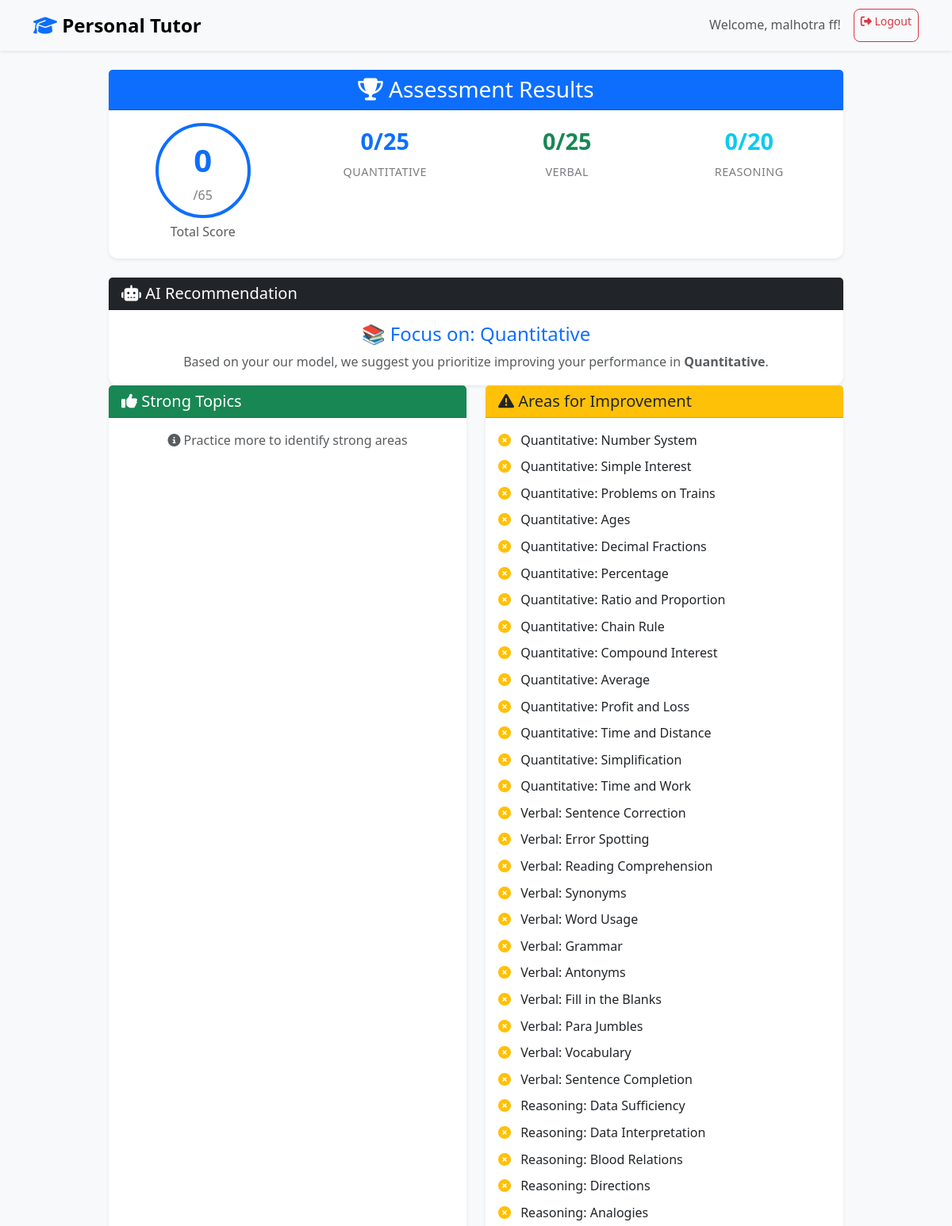
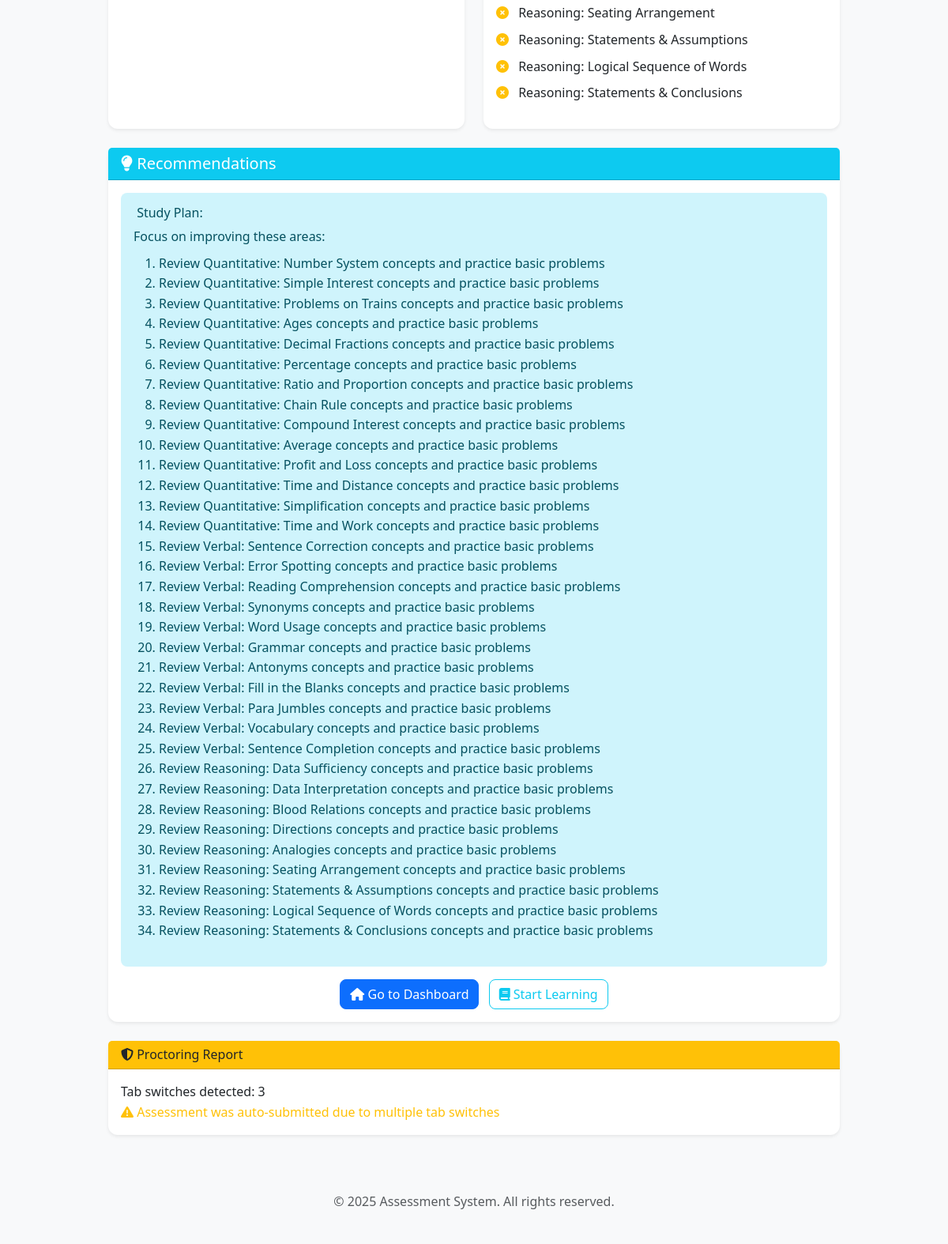
Screenshot of /assessment_results/2 (signed in) with the database file from the repository (2 pictures, top to bottom).
### models.py (models this page shows)
class Assessment(db.Model):
    id = db.Column(db.Integer, primary_key=True)
    user_id = db.Column(db.Integer, db.ForeignKey('user.id'), nullable=False)
    assessment_type = db.Column(db.String(50), nullable=False)
    quant_score = db.Column(db.Integer, default=0)
    verbal_score = db.Column(db.Integer, default=0)
    reasoning_score = db.Column(db.Integer, default=0)
    total_score = db.Column(db.Integer, default=0)
    quant_topics = db.Column(db.Text)  # JSON string
    verbal_topics = db.Column(db.Text)  # JSON string
    reasoning_topics = db.Column(db.Text)  # JSON string
    tab_switches = db.Column(db.Integer, default=0)
    auto_submitted = db.Column(db.Boolean, default=False)
    section_times = db.Column(db.Text, nullable=True)
    completed_at = db.Column(db.DateTime, default=datetime.utcnow)

### routes.py (the view)
@app.route('/assessment_results/<int:assessment_id>')
def assessment_results(assessment_id):
    if 'user_id' not in session:
        return redirect(url_for('login'))
    assessment = Assessment.query.get_or_404(assessment_id)
    quant_topics = json.loads(assessment.quant_topics) if assessment.quant_topics else {}
    verbal_topics = json.loads(assessment.verbal_topics) if assessment.verbal_topics else {}
    reasoning_topics = json.loads(assessment.reasoning_topics) if assessment.reasoning_topics else {}
    strong_topics = []
    weak_topics = []
    for subject_topics, subject_name in [
        (quant_topics, 'Quantitative'),
        (verbal_topics, 'Verbal'),
        (reasoning_topics, 'Reasoning')
    ]:
        for topic, stats in subject_topics.items():
            if stats['correct'] > 0:
                strong_topics.append(f"{subject_name}: {topic}")
            if stats['correct'] == 0 and stats['total'] > 0:
                weak_topics.append(f"{subject_name}: {topic}")
    section_times = json.loads(assessment.section_times or '{}')
    recommendation = recommend_subject(
        assessment.quant_score,
        assessment.verbal_score,
        assessment.reasoning_score,
        section_times
    )
    return render_template('assessment_results.html',
                           assessment=assessment,
                           strong_topics=strong_topics,
                           weak_topics=weak_topics,
                           recommendation=recommendation)

### routes.py (called while the page is built)
def recommend_subject(quant, verbal, reasoning, times):
    scores = {
        'Quantitative': quant,
        'Verbal': verbal,
        'Reasoning': reasoning
    }
    efficiency = {
        subject: round(scores[subject] / max(times.get(subject, 1), 1), 4)
        for subject in scores
    }
    print("🧠 Efficiency Debug:")
    for subject, value in efficiency.items():
        print(f"  {subject}: Score = {scores[subject]}, Time = {times.get(subject, 0)} sec, Efficiency = {value}")
    recommended = min(efficiency.items(), key=lambda x: x[1])[0]
    print(f"✅ Recommended Subject: {recommended}")
    return recommended

### templates/assessment_results.html (shortened to what this page needs)
{% extends "base.html" %}
{% block content %}
<div class="row justify-content-center">
    <div class="col-lg-10">
        <div class="card border-0 shadow-sm mb-4">
            <div class="card-header bg-primary text-white text-center">
                <h3 class="mb-0">
                    <i class="fas fa-trophy"></i>
                    Assessment Results
                </h3>
            </div>
            <div class="card-body">
                <div class="row text-center">
                    <div class="col-md-3">
                        <div class="score-circle mx-auto mb-2">
                            <span class="score-number">{{ assessment.total_score }}</span>
                            <span class="score-total">/65</span>
                        </div>
                        <h6 class="text-muted">Total Score</h6>
                    </div>
                    <div class="col-md-3">
                        <div class="score-section">
                            <div class="score-value text-primary">{{ assessment.quant_score }}/25</div>
                            <div class="score-label">Quantitative</div>
                        </div>
                    </div>
                    <div class="col-md-3">
                        <div class="score-section">
                            <div class="score-value text-success">{{ assessment.verbal_score }}/25</div>
                            <div class="score-label">Verbal</div>
                        </div>
                    </div>
                    <div class="col-md-3">
                        <div class="score-section">
                            <div class="score-value text-info">{{ assessment.reasoning_score }}/20</div>
                            <div class="score-label">Reasoning</div>
                        </div>
                    </div>
                </div>
            </div>
        </div>
                    {% if recommendation %}
                    <div class="card border-0 shadow-sm mt-4">
                        <div class="card-header bg-dark text-white">
                            <h5 class="mb-0">
                                <i class="fas fa-robot"></i>
                                AI Recommendation
                            </h5>
                        </div>
                        <div class="card-body text-center">
                            <h4 class="text-primary">📚 Focus on: {{ recommendation }}</h4>
                            <p class="text-muted mb-0">
                                Based on your our model, we suggest you prioritize improving your performance in <strong>{{ recommendation }}</strong>.
                            </p>
                        </div>
                    </div>
                    {% endif %}
        <div class="row">
            <div class="col-md-6">
                <div class="card border-0 shadow-sm h-100">
                    <div class="card-header bg-success text-white">
                        <h5 class="mb-0">
                            <i class="fas fa-thumbs-up"></i>
                            Strong Topics
                        </h5>
                    </div>
                    <div class="card-body">
                        {% if strong_topics %}
                            <ul class="list-unstyled">
                                {% for topic in strong_topics %}
                                <li class="mb-2">
                                    <i class="fas fa-check-circle text-success me-2"></i>
                                    {{ topic }}
                                </li>
                                {% endfor %}
                            </ul>
                        {% else %}
                            <p class="text-muted text-center">
                                <i class="fas fa-info-circle"></i>
                                Practice more to identify strong areas
                            </p>
                        {% endif %}
                    </div>
                </div>
            </div>
            <div class="col-md-6">
                <div class="card border-0 shadow-sm h-100">
                    <div class="card-header bg-warning text-dark">
                        <h5 class="mb-0">
                            <i class="fas fa-exclamation-triangle"></i>
                            Areas for Improvement
                        </h5>
                    </div>
                    <div class="card-body">
                        {% if weak_topics %}
                            <ul class="list-unstyled">
                                {% for topic in weak_topics %}
                                <li class="mb-2">
                                    <i class="fas fa-times-circle text-warning me-2"></i>
                                    {{ topic }}
                                </li>
                                {% endfor %}
                            </ul>
                        {% else %}
                            <p class="text-muted text-center">
                                <i class="fas fa-trophy"></i>
                                Great job! No weak areas identified
                            </p>
                        {% endif %}
                    </div>
                </div>
            </div>
        </div>
        <div class="card border-0 shadow-sm mt-4">
            <div class="card-header bg-info text-white">
                <h5 class="mb-0">
                    <i class="fas fa-lightbulb"></i>
                    Recommendations
                </h5>
            </div>
            <div class="card-body">
                {% if weak_topics %}
                <div class="alert alert-info">
                    <h6> Study Plan:</h6>
                    <p class="mb-2">Focus on improving these areas:</p>
                    <ol>
                        {% for topic in weak_topics %}
                        <li>Review {{ topic }} concepts and practice basic problems</li>
                        {% endfor %}
                    </ol>
                </div>
                {% endif %}
                <div class="text-center">
                    <a href="{{ url_for('dashboard') }}" class="btn btn-primary me-2">
                        <i class="fas fa-home"></i>
                        Go to Dashboard
                    </a>
                    {% if weak_topics %}
                    <a href="{{ url_for('subject_page', subject_name='quantitative') }}" class="btn btn-outline-info">
                        <i class="fas fa-book"></i>
                        Start Learning
                    </a>
                    {% endif %}
                </div>
            </div>
        </div>
        {% if assessment.tab_switches > 0 or assessment.auto_submitted %}
        <div class="card border-0 shadow-sm mt-4">
            <div class="card-header bg-warning text-dark">
                <h6 class="mb-0">
                    <i class="fas fa-shield-alt"></i>
                    Proctoring Report
                </h6>
            </div>
            <div class="card-body">
                <ul class="list-unstyled mb-0">
                    <li>Tab switches detected: {{ assessment.tab_switches }}</li>
                    {% if assessment.auto_submitted %}
                    <li class="text-warning">
                        <i class="fas fa-exclamation-triangle"></i>
                        Assessment was auto-submitted due to multiple tab switches
                    </li>
                    {% endif %}
                </ul>
            </div>
        </div>
        {% endif %}
    </div>
</div>
{% endblock %}

### static/css/style.css (style rules this page uses)
:root { --primary-color: 13, 110, 253; --success-color: 25, 135, 84; --warning-color: 255, 193, 7; --info-color: 13, 202, 240; --danger-color: 220, 53, 69; --light-color: 248, 249, 250; --dark-color: 33, 37, 41; --background: 255, 255, 255; --text-color: 33, 37, 41; --border-color: 222, 226, 230; }
body { font-family: 'Segoe UI', Tahoma, Geneva, Verdana, sans-serif; background-color: rgb(var(--light-color)); color: rgb(var(--text-color)); line-height: 1.6; }
.card { border: 1px solid rgba(var(--border-color), 0.125); border-radius: 12px; transition: all 0.3s ease; }
.score-circle { width: 120px; height: 120px; border: 4px solid rgb(var(--primary-color)); border-radius: 50%; display: flex; flex-direction: column; align-items: center; justify-content: center; position: relative; }
.score-number { font-size: 2.5rem; font-weight: bold; color: rgb(var(--primary-color)); }
.score-total { font-size: 1rem; color: rgba(var(--text-color), 0.6); }
.score-section { text-align: center; }
.score-value { font-size: 1.8rem; font-weight: bold; margin-bottom: 0.25rem; }
.score-label { font-size: 0.9rem; color: rgba(var(--text-color), 0.6); text-transform: uppercase; letter-spacing: 0.5px; }
.btn { border-radius: 8px; font-weight: 500; transition: all 0.3s ease; }
.alert { border-radius: 8px; border: none; }
.fade-in { animation: fadeIn 0.5s ease-out; }

### rows the page displays
Assessment: total_score "0", quant_score "0", verbal_score "0", reasoning_score "0", tab_switches "3"

### other values shown
{{ session.user_name }} "malhotra ff"
{{ recommendation }} "Quantitative"
{{ topic }} "Quantitative: Number System" "Quantitative: Simple Interest" "Quantitative: Problems on Trains" "Quantitative: Ages" "Quantitative: Decimal Fractions" "Quantitative: Percentage" "Quantitative: Ratio and Proportion" "Quantitative: Chain Rule" "Quantitative: Compound Interest" "Quantitative: Average" "Quantitative: Profit and Loss" "Quantitative: Time and Distance" "Quantitative: Simplification" "Quantitative: Time and Work" "Verbal: Sentence Correction" "Verbal: Error Spotting" "Verbal: Reading Comprehension" "Verbal: Synonyms" "Verbal: Word Usage" "Verbal: Grammar" "Verbal: Antonyms" "Verbal: Fill in the Blanks" "Verbal: Para Jumbles" "Verbal: Vocabulary" "Verbal: Sentence Completion" "Reasoning: Data Sufficiency" "Reasoning: Data Interpretation" "Reasoning: Blood Relations" "Reasoning: Directions" "Reasoning: Analogies" "Reasoning: Seating Arrangement" "Reasoning: Statements & Assumptions" "Reasoning: Logical Sequence of Words" "Reasoning: Statements & Conclusions"
